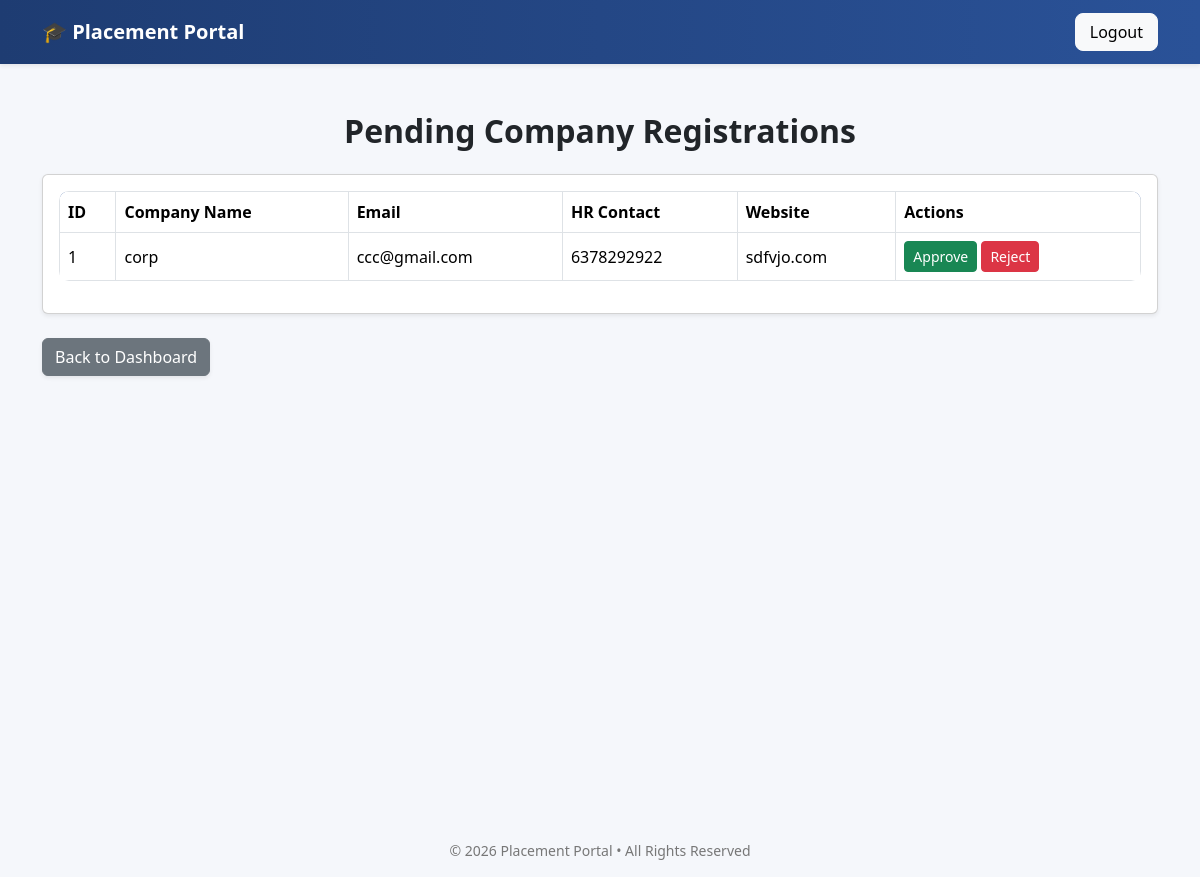
/admin/pending_companies (signed in), run on an earlier commit of the app's database.
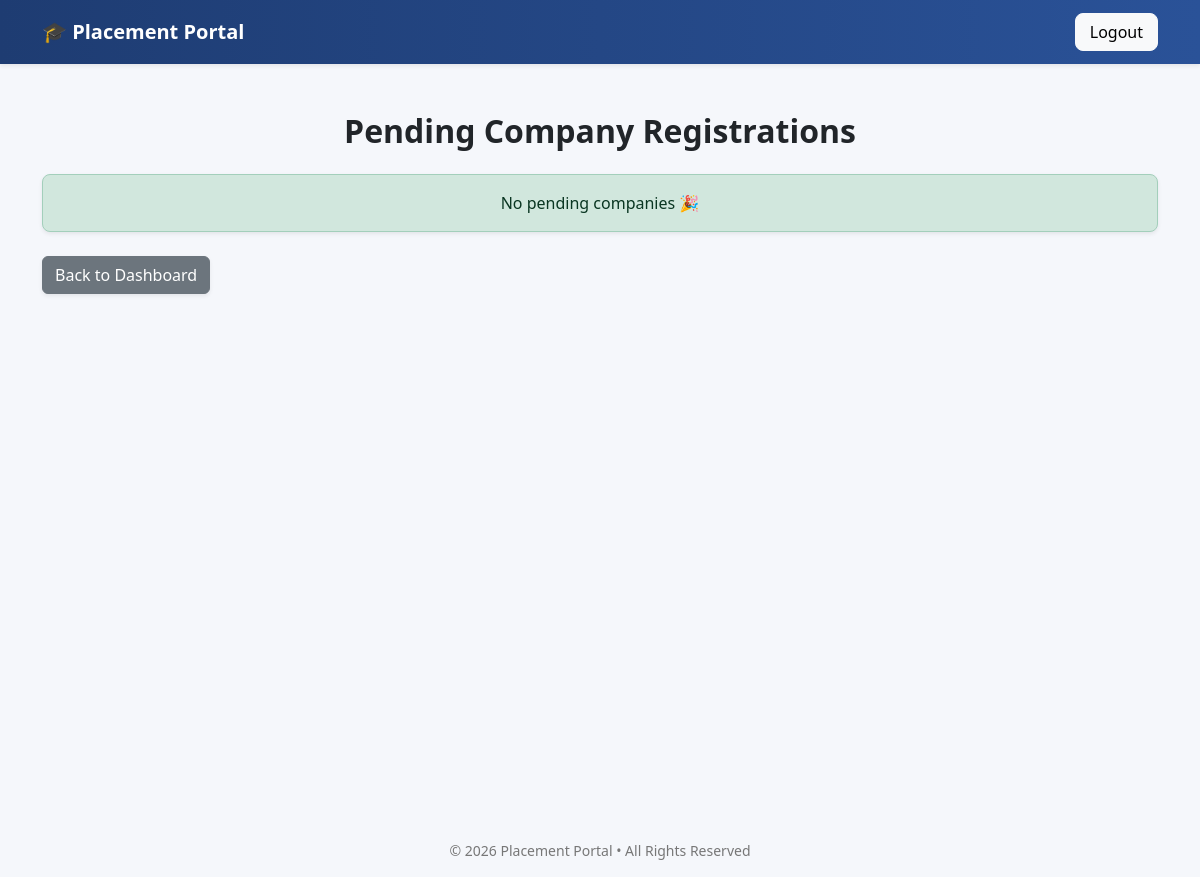
And on a later commit of the database.
### tables this page shows
CREATE TABLE companies(
        id INTEGER PRIMARY KEY AUTOINCREMENT,
        company_name TEXT NOT NULL,
        email TEXT UNIQUE NOT NULL,
        hashed_password TEXT NOT NULL,
        hr_contact TEXT NOT NULL,
        website TEXT,
        approval_status TEXT CHECK(approval_status IN ('Pending','Approved','Rejected')) DEFAULT 'Pending' NOT NULL,
        is_blacklisted INTEGER DEFAULT 0 NOT NULL,
        created_at TIMESTAMP DEFAULT CURRENT_TIMESTAMP
    );

### app.py (the view)
@app.route("/admin/pending_companies") # Pending Companies approval by admin
@login_required
def pending_companies():
    if current_user.role!="admin":
        flash("Unauthorized access")
        return redirect(url_for("login"))
    con=sqlite3.connect("placement.db")
    cur=con.cursor()
    cur.execute("SELECT * FROM companies WHERE approval_status='Pending'")
    companies=cur.fetchall()
    con.close()
    return render_template("pending_companies.html",companies=companies)

### app.py (called while the page is built)
@login_manager.user_loader # Company user loader page
def load_user(user_id):
    try:
        role, actual_id = user_id.split("-")
        return User(int(actual_id), role)
    except (ValueError, AttributeError):
        return None

### templates/pending_companies.html (shortened to what this page needs)
{% extends "base.html" %}
{% block content %}
<div class="container mt-5">
    <h2 class="mb-4 text-center">Pending Company Registrations</h2>
    {% if companies %}
        <div class="card shadow-sm">
            <div class="card-body">
                <div class="table-responsive">
                    <table class="table table-bordered align-middle">
                        <thead>
                            <tr>
                                <th>ID</th>
                                <th>Company Name</th>
                                <th>Email</th>
                                <th>HR Contact</th>
                                <th>Website</th>
                                <th>Actions</th>
                            </tr>
                        </thead>
                        <tbody>
                            {% for company in companies %}
                            <tr>
                                <td>{{ company[0] }}</td>
                                <td>{{ company[1] }}</td>
                                <td>{{ company[2] }}</td>
                                <td>{{ company[4] }}</td>
                                <td>{{ company[5] or "N/A" }}</td>
                                <td>
                                    <form action="{{ url_for('approve_company', id=company[0]) }}" method="POST" style="display:inline;">
                                        <button type="submit" class="btn btn-success btn-sm">
                                            Approve
                                        </button>
                                    </form>
                                    <form action="{{ url_for('reject_company', id=company[0]) }}" method="POST" style="display:inline;">
                                        <button type="submit" class="btn btn-danger btn-sm">
                                            Reject
                                        </button>
                                    </form>
                                </td>
                            </tr>
                            {% endfor %}
                        </tbody>
                    </table>
                </div>
            </div>
        </div>
    {% else %}
        <div class="alert alert-success text-center shadow-sm">
            No pending companies 🎉
        </div>
    {% endif %}
    <div class="mt-4">
        <a href="{{ url_for('admin_dashboard') }}" class="btn btn-secondary shadow-sm">
            Back to Dashboard
        </a>
    </div>
</div>
{% endblock %}

What changed in the data, as far as the page shows it:
no longer on this page (row edited): companies: id "1", company_name "corp", email "ccc@gmail.com", hr_contact "6378292922", website "sdfvjo.com"
Also different on the page:
text no longer shown: "ID Company Name Email HR Contact Website Actions"
text now shown: "No pending companies 🎉"
